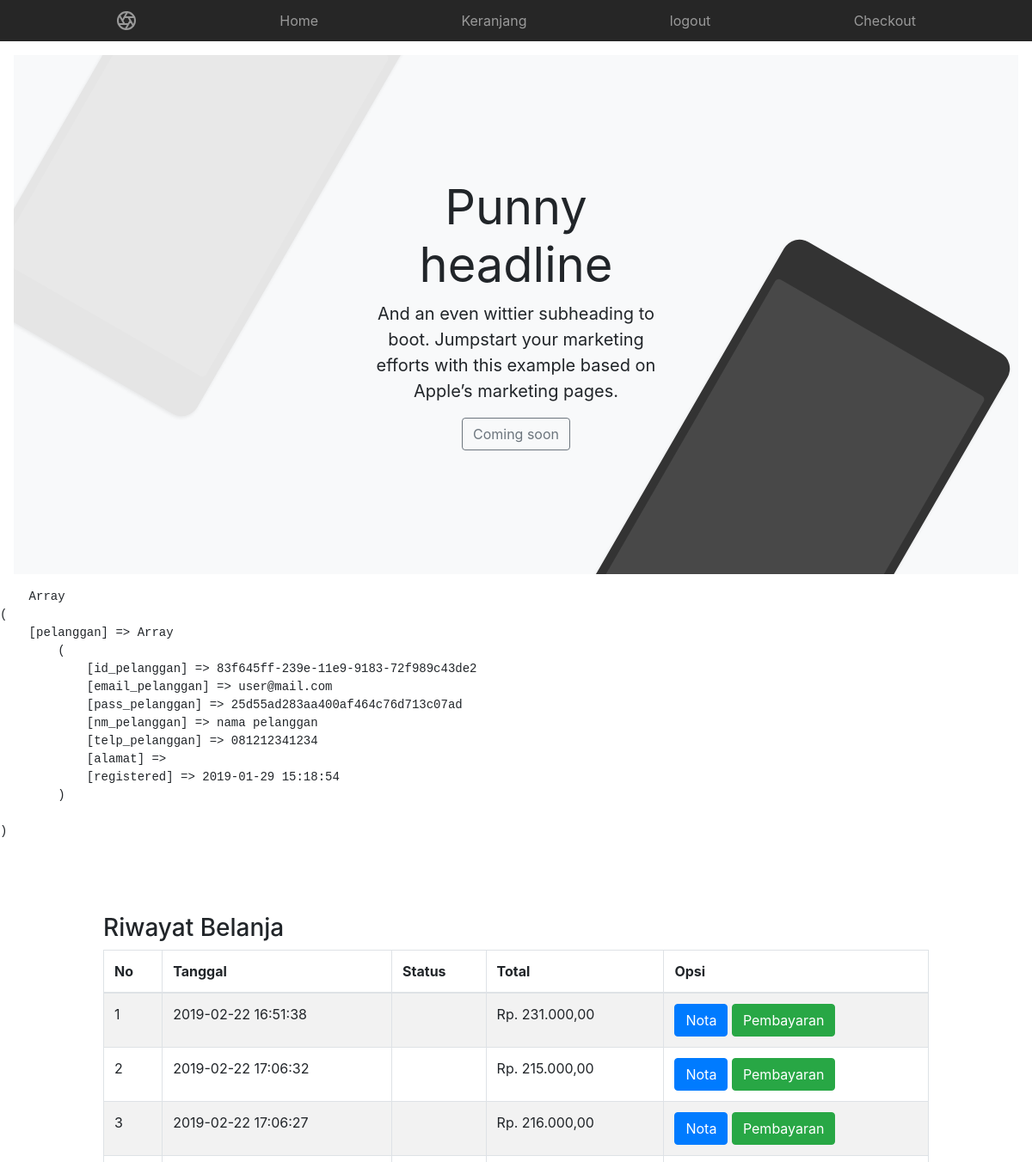
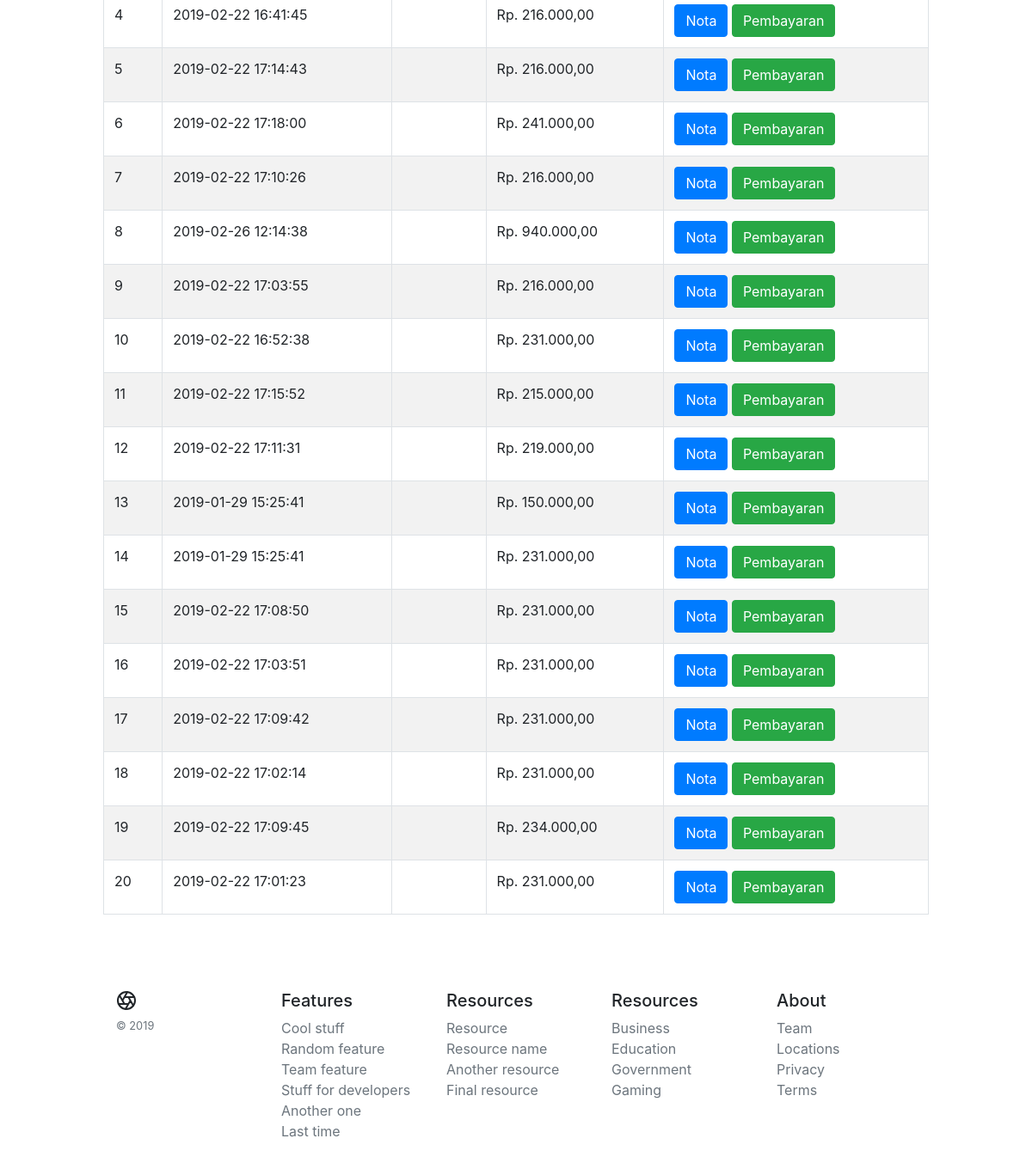
The app's page /riwayat.php (signed in) with its own data (2 pictures, top to bottom).
### tables this page shows
CREATE TABLE `orders` (
  `id_orders` varchar(50) NOT NULL,
  `id_pelanggan` varchar(50) NOT NULL,
  `id_ongkir` int(10) NOT NULL,
  `total_orders` decimal(10,0) NOT NULL,
  `kota` varchar(100) NOT NULL,
  `tarif` decimal(10,0) NOT NULL,
  `alamat_kirim` text NOT NULL,
  `created_at` datetime NOT NULL DEFAULT CURRENT_TIMESTAMP
);

### function/rupiah.php (called while the page is built)
<?php
function rupiah($angka){
	$hasil = "Rp.  " . number_format($angka, 2, ',', '.');
	return $hasil;
}
?>

### riwayat.php (the view, shortened to what this page needs)
<?php
require "config/config.php";
include_once "function/rupiah.php";
?>
<!doctype html>
<html lang="en">
<head>
  <link rel="stylesheet" href="bower_components/bootstrap/dist/css/bootstrap.min.css">
<link href="assets/css/produk.css" rel="stylesheet">
</head>
<body>
  <?php include_once "includes/menu.php"; ?>
  <div class="position-relative overflow-hidden p-3 p-md-5 m-md-3 text-center bg-light">
    <div class="col-md-5 p-lg-5 mx-auto my-5">
      <h1 class="display-4 font-weight-normal">Punny headline</h1>
      <p class="lead font-weight-normal">And an even wittier subheading to boot. Jumpstart your marketing efforts with this example based on Apple’s marketing pages.</p>
      <a class="btn btn-outline-secondary" href="#">Coming soon</a>
    </div>
    <div class="product-device shadow-sm d-none d-md-block"></div>
    <div class="product-device product-device-2 shadow-sm d-none d-md-block"></div>
  </div>
  <pre>
    <?php print_r($_SESSION); ?>
  </pre>
  <br>
  <div class="container">
    <div class="row my-4">
      <h3>Riwayat Belanja</h3>
      <div class="table-responsive">
        <table class="table table-bordered table-striped">
          <thead>
            <tr>
              <th>No</th>
              <th>Tanggal</th>
              <th>Status</th>
              <th>Total</th>
              <th>Opsi</th>
            </tr>
          </thead>
          <tbody>
            <?php
            $id_pelanggan = $_SESSION['pelanggan']['id_pelanggan'];
            $no=1;
            $query_pembelian = "SELECT * FROM orders WHERE id_pelanggan = '$id_pelanggan'";
            $sql_pembelian = mysqli_query($koneksi, $query_pembelian)or die(mysqli_error($koneksi));
            while($data = mysqli_fetch_assoc($sql_pembelian)):
            ?>
            <tr>
              <td><?=$no++;?></td>
              <td><?=$data['created_at'];?></td>
              <td><?=$data['status'];?></td>
              <td><?=rupiah($data['total_orders']);?></td>
              <td>
                <a href="nota.php?id=<?=$data['id_orders'];?>" class="btn btn-primary">Nota</a>
                <a href="#" class="btn btn-success">Pembayaran</a>
              </td>
            </tr>
            <?php
            endwhile;
            ?>
          </tbody>
        </table>
      </div>
    </div>
  </div>
  <footer class="container py-5">
    <div class="row">
      <div class="col-12 col-md">
        <small class="d-block mb-3 text-muted">&copy; 2019</small>
      </div>
      <div class="col-6 col-md">
        <h5>Features</h5>
        <ul class="list-unstyled text-small">
          <li><a class="text-muted" href="#">Cool stuff</a></li>
          <li><a class="text-muted" href="#">Random feature</a></li>
          <li><a class="text-muted" href="#">Team feature</a></li>
          <li><a class="text-muted" href="#">Stuff for developers</a></li>
          <li><a class="text-muted" href="#">Another one</a></li>
          <li><a class="text-muted" href="#">Last time</a></li>
        </ul>
      </div>
      <div class="col-6 col-md">
        <h5>Resources</h5>
        <ul class="list-unstyled text-small">
          <li><a class="text-muted" href="#">Resource</a></li>
          <li><a class="text-muted" href="#">Resource name</a></li>
          <li><a class="text-muted" href="#">Another resource</a></li>
          <li><a class="text-muted" href="#">Final resource</a></li>
        </ul>
      </div>
      <div class="col-6 col-md">
        <h5>Resources</h5>
        <ul class="list-unstyled text-small">
          <li><a class="text-muted" href="#">Business</a></li>
          <li><a class="text-muted" href="#">Education</a></li>
          <li><a class="text-muted" href="#">Government</a></li>
          <li><a class="text-muted" href="#">Gaming</a></li>
        </ul>
      </div>
      <div class="col-6 col-md">
        <h5>About</h5>
        <ul class="list-unstyled text-small">
          <li><a class="text-muted" href="#">Team</a></li>
          <li><a class="text-muted" href="#">Locations</a></li>
          <li><a class="text-muted" href="#">Privacy</a></li>
          <li><a class="text-muted" href="#">Terms</a></li>
        </ul>
      </div>
    </div>
  </footer>
</body>
</html>

### assets/css/produk.css (style rules this page uses)
.container { max-width: 960px; }
.product-device { position: absolute; right: 10%; bottom: -30%; width: 300px; height: 540px; background-color: #333; border-radius: 21px; -webkit-transform: rotate(30deg); transform: rotate(30deg); }
.product-device::before { position: absolute; top: 10%; right: 10px; bottom: 10%; left: 10px; content: ""; background-color: rgba(255, 255, 255, .1); border-radius: 5px; }
.product-device-2 { top: -25%; right: auto; bottom: 0; left: 5%; background-color: #e5e5e5; }
.overflow-hidden { overflow: hidden; }

### records on screen
orders: created_at "2019-02-22 16:51:38", total_orders "Rp. 231.000,00"
orders: created_at "2019-02-22 17:06:32", total_orders "Rp. 215.000,00"
orders: created_at "2019-02-22 17:06:27", total_orders "Rp. 216.000,00"
orders: created_at "2019-02-22 16:41:45", total_orders "Rp. 216.000,00"
orders: created_at "2019-02-22 17:14:43", total_orders "Rp. 216.000,00"
orders: created_at "2019-02-22 17:18:00", total_orders "Rp. 241.000,00"
orders: created_at "2019-02-22 17:10:26", total_orders "Rp. 216.000,00"
orders: created_at "2019-02-26 12:14:38", total_orders "Rp. 940.000,00"
orders: created_at "2019-02-22 17:03:55", total_orders "Rp. 216.000,00"
orders: created_at "2019-02-22 16:52:38", total_orders "Rp. 231.000,00"
orders: created_at "2019-02-22 17:15:52", total_orders "Rp. 215.000,00"
orders: created_at "2019-02-22 17:11:31", total_orders "Rp. 219.000,00"
orders: created_at "2019-01-29 15:25:41", total_orders "Rp. 150.000,00"
orders: created_at "2019-01-29 15:25:41", total_orders "Rp. 231.000,00"
orders: created_at "2019-02-22 17:08:50", total_orders "Rp. 231.000,00"
orders: created_at "2019-02-22 17:03:51", total_orders "Rp. 231.000,00"
orders: created_at "2019-02-22 17:09:42", total_orders "Rp. 231.000,00"
orders: created_at "2019-02-22 17:02:14", total_orders "Rp. 231.000,00"
orders: created_at "2019-02-22 17:09:45", total_orders "Rp. 234.000,00"
orders: created_at "2019-02-22 17:01:23", total_orders "Rp. 231.000,00"
